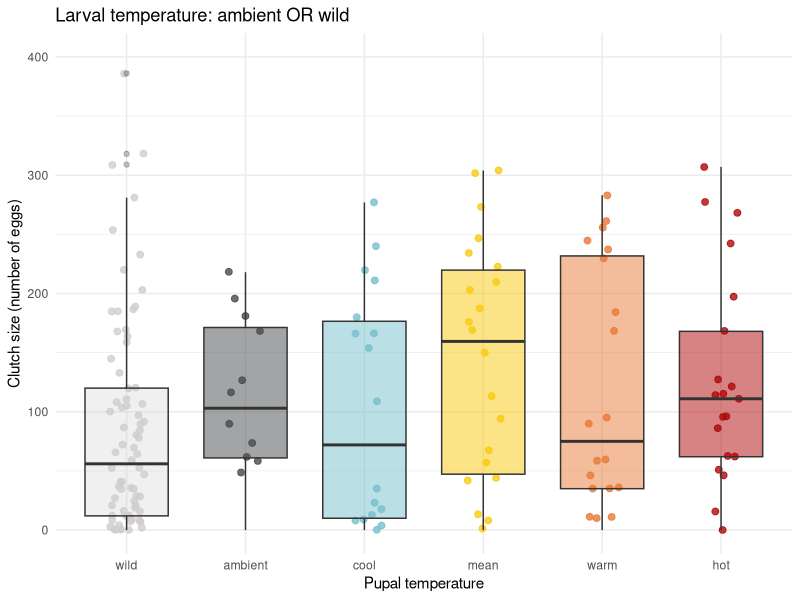
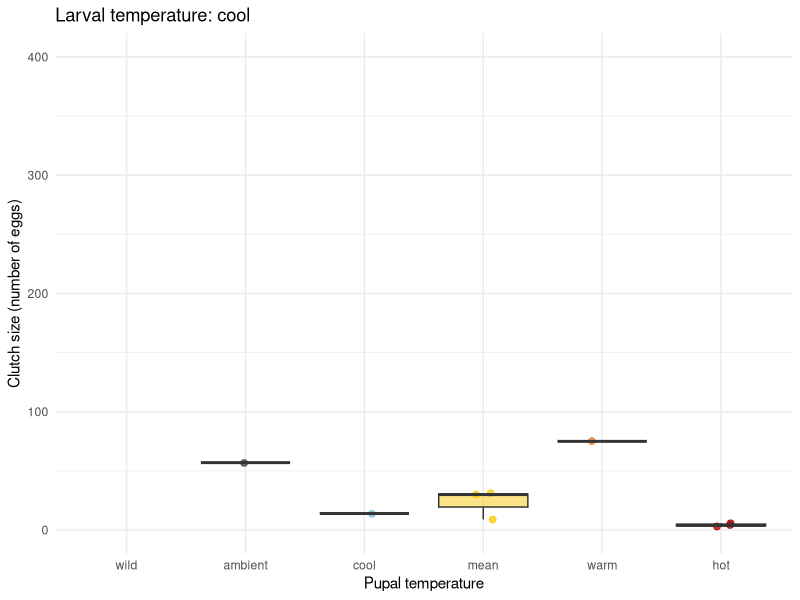
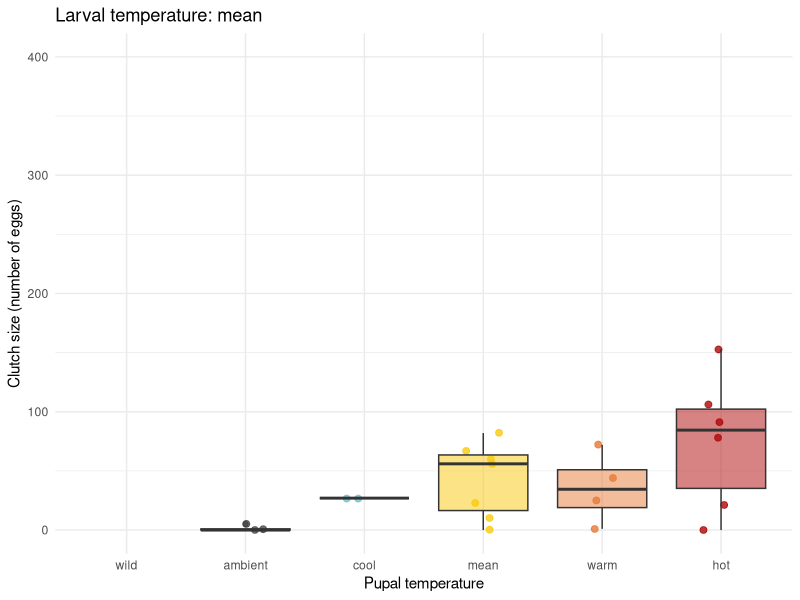
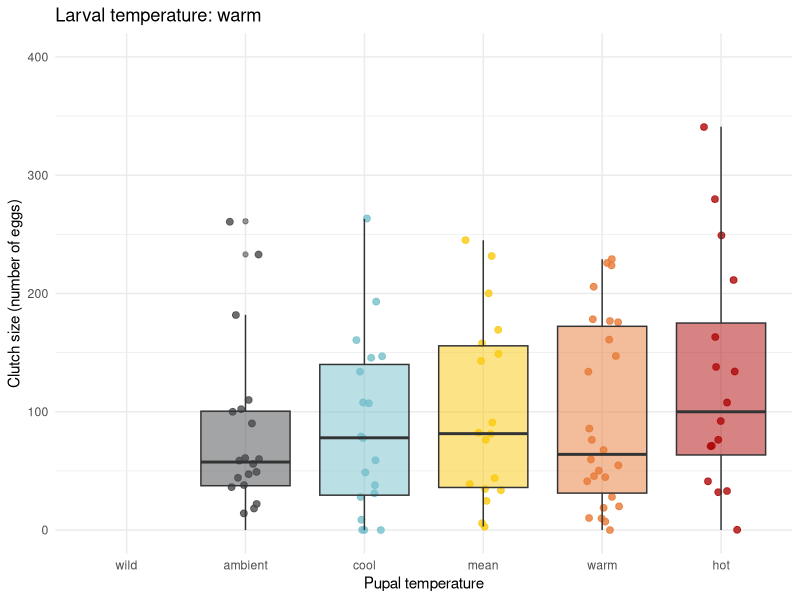
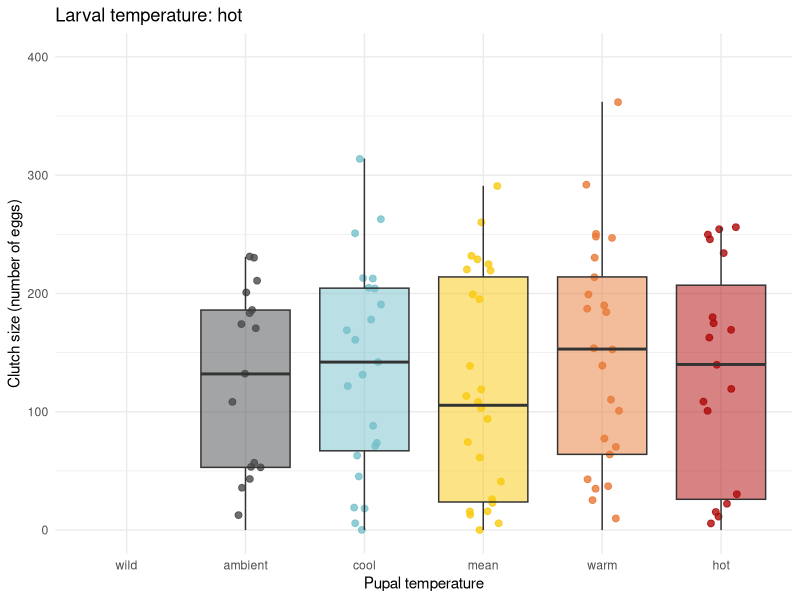

Reproduce these figures in R, in order.
## ---- chunk 1
library(here)
library(ggplot2)
library(tidyverse)
library(lme4)
## ---- chunk 2
#working with the egg counts of the five treatment groups
#read in the dataset
egg_counts <- read.csv(here("data", "emergence_egg_counts(Sheet1).csv"))


#make sure egg counts are stored as numbers
egg_counts$green_eggs  <- as.numeric(egg_counts$green_eggs)
egg_counts$orange_eggs <- as.numeric(egg_counts$orange_eggs)

#clean up the dataset so it only has the females I am interested in
egg_counts_clean <- egg_counts %>%
  filter(sex == "F") %>% #only looking at females
  filter(!startsWith(adultID, "F")) %>% #remove sienna's females
  mutate(clutch_size = green_eggs + orange_eggs) %>%
  filter(!is.na(clutch_size)) %>% #remove those with NA clutch size
  mutate(larval_treatment = str_extract(adultID, "^[^.]+")) %>% #make larval treatment column
  mutate(
    pupal_treatment = case_when(
      adultID == "CTRL.WTH.152_P6_H" ~ "hot",
      adultID == "HOT.WTH.47_P2_A"   ~ "ambient",
      TRUE                          ~ pupal_treatment
    )
  ) %>%
  mutate(
    larval_treatment = recode(
      larval_treatment,
      CTRL = "ambient",
      MEAN = "mean",
      COOL = "cool",
      WARM = "warm",
      HOT  = "hot"
    ))

#working with the clutch sizes of the wild moths
wild_egg_counts <- read.csv(here("data","wild moths spreadsheet.csv"))

#male sure the egg counts are stored as numbers
wild_egg_counts$green_eggs <- as.numeric(wild_egg_counts$green_eggs)
wild_egg_counts$green_eggs <- as.numeric(wild_egg_counts$green_eggs)

#clean up wild egg counts dataset
wild_egg_counts_clean <- wild_egg_counts %>%
  select(female_ID, green_eggs, orange_eggs) %>%
  mutate(clutch_size = green_eggs + orange_eggs) %>%
  filter(!is.na(clutch_size)) %>%
  mutate(pupal_treatment = "wild", larval_treatment = "wild", sex = "F") %>%
  rename(adultID = female_ID)

#join the wild egg counts to the other treatment groups
combined_egg_counts <- bind_rows(egg_counts_clean, wild_egg_counts_clean)



## ---- chunk 3
#convert the pupal temperatures to factors
combined_egg_counts$pupal_treatment <- factor(combined_egg_counts$pupal_treatment,
                             levels = c("wild", "ambient", "cool", "mean", "warm", "hot"))

#convert the larval  temperatures to factors
combined_egg_counts$larval_treatment <- factor(combined_egg_counts$larval_treatment,
                             levels = c("wild", "ambient", "cool", "mean", "warm", "hot"))

#assign colours to the temperatures                           
temp_cols <- c(
  ambient = "#484A4C",
  cool    = "#76C0CC",
  mean    = "#F9CA0F",
  warm    = "#E87A36",
  hot     = "#AF0808")

## ---- chunk 4
larval_temp_ambient <- ggplot(
  combined_egg_counts %>% filter(larval_treatment == "ambient"),
  aes(x = pupal_treatment, y = clutch_size, fill = pupal_treatment)
) +
  geom_jitter(aes(color = pupal_treatment),
              width = 0.15, size = 2, alpha = 0.8) +
  geom_boxplot(alpha = 0.5, width = 0.7) +
  scale_y_continuous(limits = c(0, 400)) +
  scale_x_discrete(
    limits = levels(combined_egg_counts$pupal_treatment),
    drop = FALSE
  ) +
  scale_fill_manual(values = temp_cols) +
  scale_color_manual(values = temp_cols) +
  theme_minimal() +
  theme(legend.position = "none") +
  labs(
    x = "Pupal temperature",
    y = "Clutch size (number of eggs)",
    title = "Larval temperature: ambient OR wild") +
  #overlay wild data
  geom_jitter(
    data = combined_egg_counts %>% 
      filter(larval_treatment == "wild"),
    aes(x = pupal_treatment, y = clutch_size),
    inherit.aes = FALSE,
    color = "#D0CDCE",
    width = 0.15,
    size = 2,
    alpha = 0.8) +
  geom_boxplot(
    data = combined_egg_counts %>% filter(larval_treatment == "wild"),
    aes(x = pupal_treatment, y = clutch_size),
    inherit.aes = FALSE,
    fill = "#D0CDCE",
    alpha = 0.3,
    width = 0.7
  )

larval_temp_ambient
## ---- chunk 5

larval_levels <- c("cool", "mean", "warm", "hot")

plots <- lapply(larval_levels, function(lt) {

  ggplot(
    combined_egg_counts %>% 
    filter(larval_treatment == lt),
    aes(x = pupal_treatment, y = clutch_size, fill = pupal_treatment)
  ) +
    geom_jitter(aes(color = pupal_treatment),
                width = 0.15, size = 2, alpha = 0.8) +
    geom_boxplot(alpha = 0.5) +
    scale_x_discrete(
        limits = levels(combined_egg_counts$pupal_treatment),
        drop = FALSE) +
    scale_y_continuous(limits = c(0, 400)) +
    scale_fill_manual(values = temp_cols) +
    scale_color_manual(values = temp_cols) +
    theme_minimal() +
    theme(legend.position = "none") +
    labs(
      x = "Pupal temperature",
      y = "Clutch size (number of eggs)",
      title = paste("Larval temperature:", lt)
    )
})

# View first plot
plots[[1]]
plots[[2]]
plots[[3]]
plots[[4]]
